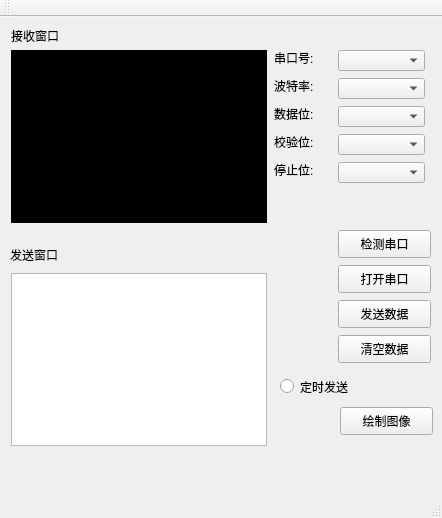
<?xml version="1.0" encoding="UTF-8"?>
<ui version="4.0">
 <class>MainWindow</class>
 <widget class="QMainWindow" name="MainWindow">
  <property name="geometry">
   <rect>
    <x>0</x>
    <y>0</y>
    <width>442</width>
    <height>518</height>
   </rect>
  </property>
  <property name="windowTitle">
   <string>MainWindow</string>
  </property>
  <widget class="QWidget" name="centralWidget">
   <widget class="QTextEdit" name="textEdit_recieve">
    <property name="geometry">
     <rect>
      <x>11</x>
      <y>33</y>
      <width>256</width>
      <height>173</height>
     </rect>
    </property>
    <property name="styleSheet">
     <string notr="true">background-color: rgb(0, 0, 0);</string>
    </property>
   </widget>
   <widget class="QTextEdit" name="textEdit_send">
    <property name="geometry">
     <rect>
      <x>11</x>
      <y>256</y>
      <width>256</width>
      <height>173</height>
     </rect>
    </property>
   </widget>
   <widget class="QLabel" name="label">
    <property name="geometry">
     <rect>
      <x>11</x>
      <y>11</y>
      <width>60</width>
      <height>16</height>
     </rect>
    </property>
    <property name="text">
     <string>接收窗口</string>
    </property>
   </widget>
   <widget class="QLabel" name="label_2">
    <property name="geometry">
     <rect>
      <x>10</x>
      <y>230</y>
      <width>60</width>
      <height>16</height>
     </rect>
    </property>
    <property name="text">
     <string>发送窗口</string>
    </property>
   </widget>
   <widget class="QComboBox" name="comboBox_com">
    <property name="geometry">
     <rect>
      <x>338</x>
      <y>33</y>
      <width>87</width>
      <height>21</height>
     </rect>
    </property>
   </widget>
   <widget class="QLabel" name="label_3">
    <property name="geometry">
     <rect>
      <x>274</x>
      <y>33</y>
      <width>53</width>
      <height>16</height>
     </rect>
    </property>
    <property name="text">
     <string>串口号:</string>
    </property>
   </widget>
   <widget class="QLabel" name="label_4">
    <property name="geometry">
     <rect>
      <x>274</x>
      <y>61</y>
      <width>53</width>
      <height>16</height>
     </rect>
    </property>
    <property name="text">
     <string>波特率:</string>
    </property>
   </widget>
   <widget class="QComboBox" name="comboBox_baund">
    <property name="geometry">
     <rect>
      <x>338</x>
      <y>61</y>
      <width>87</width>
      <height>21</height>
     </rect>
    </property>
   </widget>
   <widget class="QLabel" name="label_5">
    <property name="geometry">
     <rect>
      <x>274</x>
      <y>89</y>
      <width>53</width>
      <height>16</height>
     </rect>
    </property>
    <property name="text">
     <string>数据位:</string>
    </property>
   </widget>
   <widget class="QComboBox" name="comboBox_data">
    <property name="geometry">
     <rect>
      <x>338</x>
      <y>89</y>
      <width>87</width>
      <height>21</height>
     </rect>
    </property>
   </widget>
   <widget class="QLabel" name="label_6">
    <property name="geometry">
     <rect>
      <x>274</x>
      <y>117</y>
      <width>53</width>
      <height>16</height>
     </rect>
    </property>
    <property name="text">
     <string>校验位:</string>
    </property>
   </widget>
   <widget class="QComboBox" name="comboBox_check">
    <property name="geometry">
     <rect>
      <x>338</x>
      <y>117</y>
      <width>87</width>
      <height>21</height>
     </rect>
    </property>
   </widget>
   <widget class="QLabel" name="label_7">
    <property name="geometry">
     <rect>
      <x>274</x>
      <y>145</y>
      <width>53</width>
      <height>16</height>
     </rect>
    </property>
    <property name="text">
     <string>停止位:</string>
    </property>
   </widget>
   <widget class="QComboBox" name="comboBox_stop">
    <property name="geometry">
     <rect>
      <x>338</x>
      <y>145</y>
      <width>87</width>
      <height>21</height>
     </rect>
    </property>
   </widget>
   <widget class="QPushButton" name="open_com">
    <property name="geometry">
     <rect>
      <x>338</x>
      <y>248</y>
      <width>93</width>
      <height>28</height>
     </rect>
    </property>
    <property name="text">
     <string>打开串口</string>
    </property>
   </widget>
   <widget class="QPushButton" name="send_data">
    <property name="geometry">
     <rect>
      <x>338</x>
      <y>283</y>
      <width>93</width>
      <height>28</height>
     </rect>
    </property>
    <property name="text">
     <string>发送数据</string>
    </property>
   </widget>
   <widget class="QPushButton" name="clear_data">
    <property name="geometry">
     <rect>
      <x>338</x>
      <y>318</y>
      <width>93</width>
      <height>28</height>
     </rect>
    </property>
    <property name="text">
     <string>清空数据</string>
    </property>
   </widget>
   <widget class="QPushButton" name="check_com">
    <property name="geometry">
     <rect>
      <x>338</x>
      <y>213</y>
      <width>93</width>
      <height>28</height>
     </rect>
    </property>
    <property name="text">
     <string>检测串口</string>
    </property>
   </widget>
   <widget class="QRadioButton" name="radioButton_delayedsending">
    <property name="geometry">
     <rect>
      <x>280</x>
      <y>360</y>
      <width>91</width>
      <height>19</height>
     </rect>
    </property>
    <property name="text">
     <string>定时发送</string>
    </property>
   </widget>
   <widget class="QPushButton" name="draw_pic">
    <property name="geometry">
     <rect>
      <x>340</x>
      <y>390</y>
      <width>93</width>
      <height>28</height>
     </rect>
    </property>
    <property name="text">
     <string>绘制图像</string>
    </property>
   </widget>
  </widget>
  <widget class="QMenuBar" name="menuBar">
   <property name="geometry">
    <rect>
     <x>0</x>
     <y>0</y>
     <width>442</width>
     <height>26</height>
    </rect>
   </property>
  </widget>
  <widget class="QToolBar" name="mainToolBar">
   <attribute name="toolBarArea">
    <enum>TopToolBarArea</enum>
   </attribute>
   <attribute name="toolBarBreak">
    <bool>false</bool>
   </attribute>
  </widget>
  <widget class="QStatusBar" name="statusBar"/>
 </widget>
 <layoutdefault spacing="6" margin="11"/>
 <resources/>
 <connections/>
</ui>
